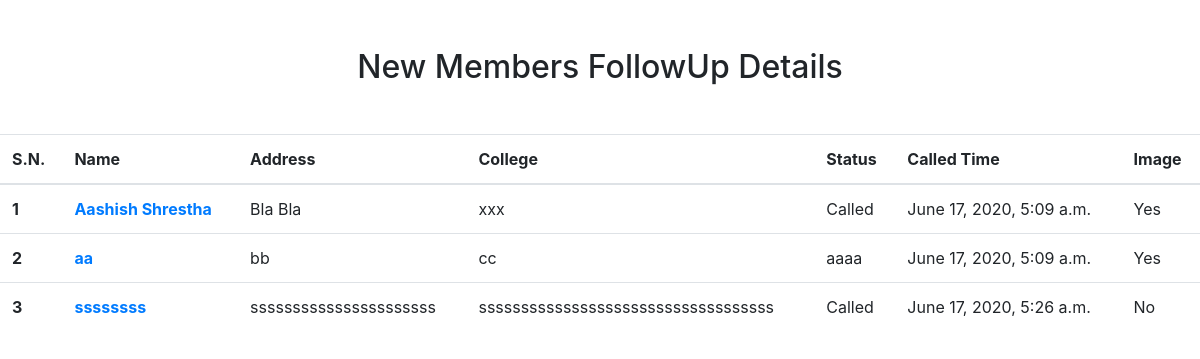
Page /contact/ on the committed database.
### contacttracer/models.py (models this page shows)
class Contact(models.Model):
    MY_CHOICES = (
        ('Yes', 'YES'),
        ('No', 'NO'),
    )
    member_name = models.CharField(max_length = 55)
    address = models.CharField(max_length = 55)
    college = models.CharField(max_length = 55)
    mail = models.EmailField(max_length = 254)
    status = models.CharField(max_length = 255)
    description = models.TextField(max_length=1000)
    called_time = models.DateTimeField()
    image_recieved = models.CharField(max_length=12, choices=MY_CHOICES)

### contacttracer/views.py (the view)
# urls.py: path('', views.index, name="index"),
def index(request):
    context = Contact.objects.all()
    print(context)
    return render(request, 'contacttracer/index.html', {'context':context})

### contacttracer/templates/contacttracer/index.html (shortened to what this page needs)
<!DOCTYPE html>
<html lang="en">
<head>
    <link rel="stylesheet" href="https://stackpath.bootstrapcdn.com/bootstrap/4.5.0/css/bootstrap.min.css">
</head>
<body>
    <h2 class="mt-5 mb-5" style="text-align: center;">New Members FollowUp Details</h2>
    <div class="table-responsive">
        <table class="table table-hover">
          <thead>
            <tr>
                <th scope="col">S.N.</th>
                <th scope="col">Name</th>
                <th scope="col">Address</th>
                <th scope="col">College</th>
                <th scope="col">Status</th>
                <th scope="col">Called Time</th>
                <th scope="col">Image</th>
            </tr>
          </thead>
          <tbody>
            {% for member in context %}
            <tr>
                <th scope="row">{{forloop.counter}}</th>
                <td><a href="#" data-toggle="modal" data-target="#exampleModal{{member.id}}"><strong>{{member.member_name}}</strong></a></td>
                <td>{{member.address}}</td>
                <td>{{member.college}}</td>
                <td>{{member.status}}</td>
                <td>{{member.called_time}}</td>
                <td>{{member.image_recieved}}</td>
            </tr>
            {% endfor %}
          </tbody>
        </table>
      </div>
</body>
</html>

### contacttracer/templates/contacttracer/index.html (style rules this page uses)
* { margin: 0; padding: 0; box-sizing: border-box; }

### rows in the picture
Contact: member_name "Aashish Shrestha", address "Bla Bla", college "xxx", status "Called", called_time "June 17, 2020, 5:09 a.m.", image_recieved "Yes"
Contact: member_name "aa", address "bb", college "cc", status "aaaa", called_time "June 17, 2020, 5:09 a.m.", image_recieved "Yes"
Contact: member_name "ssssssss", address "ssssssssssssssssssssss", college "sssssssssssssssssssssssssssssssssss", status "Called", called_time "June 17, 2020, 5:26 a.m.", image_recieved "No"
